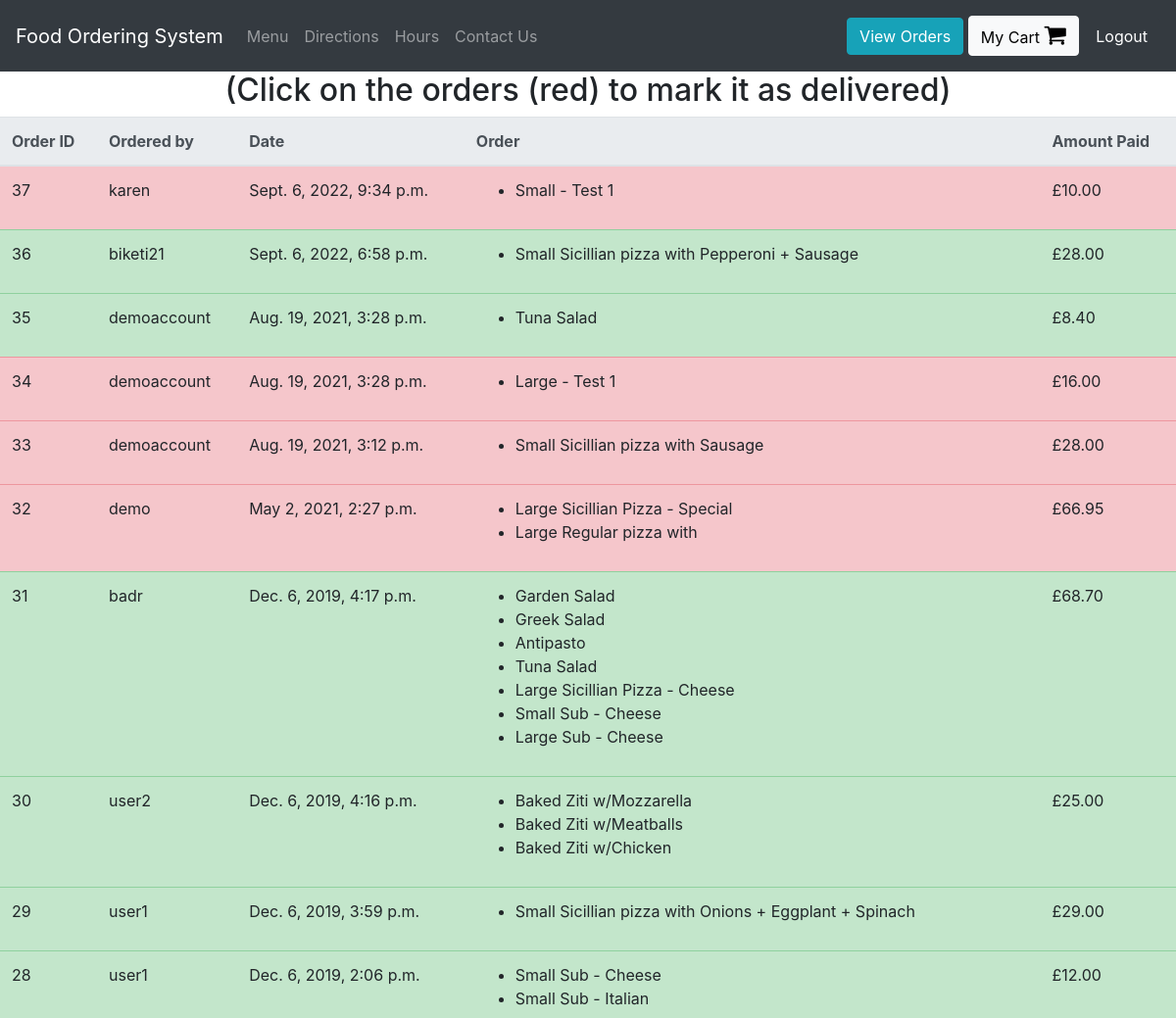
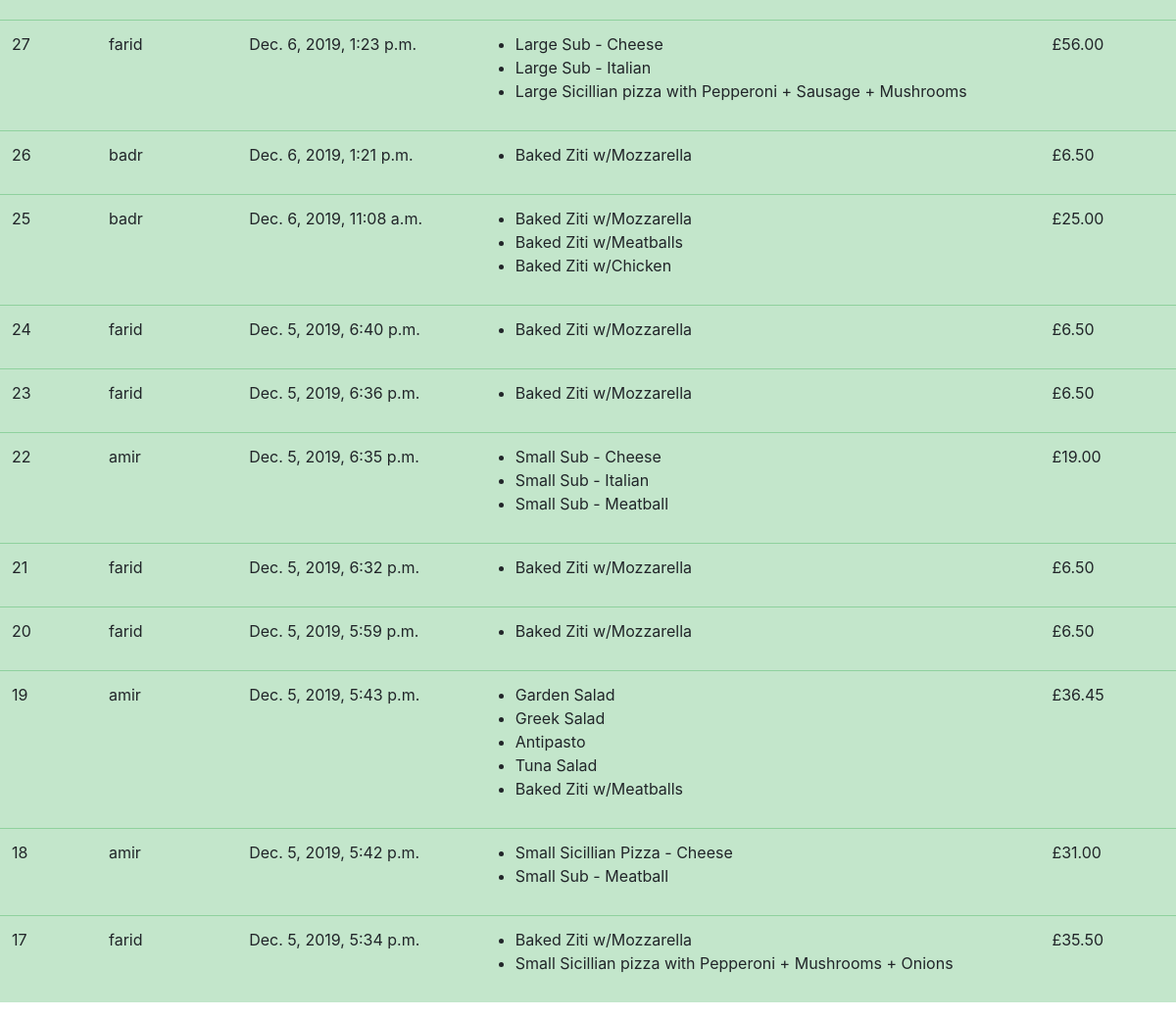
Page /view-orders (signed in) on the committed database (2 pictures, top to bottom).
### orders/models.py (models this page shows, shortened)
class UserOrder(models.Model):
    username = models.CharField(max_length=200) #who placed the order
    order = models.TextField() #this will be a string representation of the cart from localStorage
    price = models.DecimalField(max_digits=6, decimal_places=2) #how much was the order
    time_of_order  = models.DateTimeField(default=datetime.now, blank=True)
    delivered = models.BooleanField()

### orders/views.py (the view)
# urls.py: path("view-orders", views.view_orders, name="view_orders"),
def view_orders(request):
    if request.user.is_superuser:
        rows = UserOrder.objects.all().order_by('-time_of_order')
        return render(request, "orders/orders.html", context = {"rows":rows})
    else:
        rows = UserOrder.objects.all().filter(username = request.user.username).order_by('-time_of_order')
        return render(request, "orders/orders.html", context = {"rows":rows})

### orders/templatetags/custom_tags.py (called while the page is built)
@register.filter(name="format_cart")
def format_cart(value):
    return value[1:-1].split(",")

@register.filter(name="format_cart_item")
def format_cart_item(value):
    return value.replace("'","")

### orders/templates/orders/orders.html
{% extends 'orders/header.html' %}
{% load custom_tags %}
{% block content %}
<div class="container-fluid">
  <div class="row justify-content-center">
    {% if user.is_superuser %}
      <h2>(Click on the orders (red) to mark it as delivered)</h2>
    {% else %}
      <h2> Orders by: {{user.get_username}} </h2>
    {% endif %}
    <table class="table">
        <thead class="thead-light">
        <tr>
          <th scope="col">Order ID</th>
          <th scope="col">Ordered by</th>
          <th scope="col">Date</th>
          <th scope="col">Order</th>
          <th scope="col">Amount Paid</th>
        </tr>
        </thead>
        <tbody id = "orders_table">
          {% for row in rows %}
          {% if row.delivered %}
            <tr class="table-success">
          {% else %}
            <tr class="table-danger mark-as-complete">
          {% endif %}
              <td>{{row.id}}</td>
              <td>{{row.username}}</td>
              <td>{{row.time_of_order}}</td>
              <td >
                <ul>
                  {% for item in row.order|format_cart %}
                    <li>{{item|format_cart_item}}</li>
                  {% endfor %}
                </ul>
              </td>
              <td>£{{row.price}}</td>
            </tr>
          {% endfor %}
        </tbody>
    </table>
  </div>
</div>
{% endblock %}

### rows in the picture
UserOrder: id "37", username "karen", time_of_order "Sept. 6, 2022, 9:34 p.m.", order "Small - Test 1", price "10.00"
UserOrder: id "36", username "biketi21", time_of_order "Sept. 6, 2022, 6:58 p.m.", order "Small Sicillian pizza with Pepperoni + Sausage", price "28.00"
UserOrder: id "35", username "demoaccount", time_of_order "Aug. 19, 2021, 3:28 p.m.", order "Tuna Salad", price "8.40"
UserOrder: id "34", username "demoaccount", time_of_order "Aug. 19, 2021, 3:28 p.m.", order "Large - Test 1", price "16.00"
UserOrder: id "33", username "demoaccount", time_of_order "Aug. 19, 2021, 3:12 p.m.", order "Small Sicillian pizza with Sausage", price "28.00"
UserOrder: id "32", username "demo", time_of_order "May 2, 2021, 2:27 p.m.", order "Large Sicillian Pizza - Special" "Large Regular pizza with", price "66.95"
UserOrder: id "31", username "badr", time_of_order "Dec. 6, 2019, 4:17 p.m.", order "Garden Salad" "Greek Salad" "Antipasto" "Tuna Salad" "Large Sicillian Pizza - Cheese" "Small Sub - Cheese" "Large Sub - Cheese", price "68.70"
UserOrder: id "30", username "user2", time_of_order "Dec. 6, 2019, 4:16 p.m.", order "Baked Ziti w/Mozzarella" "Baked Ziti w/Meatballs" "Baked Ziti w/Chicken", price "25.00"
UserOrder: id "29", username "user1", time_of_order "Dec. 6, 2019, 3:59 p.m.", order "Small Sicillian pizza with Onions + Eggplant + Spinach", price "29.00"
UserOrder: id "28", username "user1", time_of_order "Dec. 6, 2019, 2:06 p.m.", order "Small Sub - Cheese" "Small Sub - Italian", price "12.00"
UserOrder: id "27", username "farid", time_of_order "Dec. 6, 2019, 1:23 p.m.", order "Large Sub - Cheese" "Large Sub - Italian" "Large Sicillian pizza with Pepperoni + Sausage + Mushrooms", price "56.00"
UserOrder: id "26", username "badr", time_of_order "Dec. 6, 2019, 1:21 p.m.", order "Baked Ziti w/Mozzarella", price "6.50"
UserOrder: id "25", username "badr", time_of_order "Dec. 6, 2019, 11:08 a.m.", order "Baked Ziti w/Mozzarella" "Baked Ziti w/Meatballs" "Baked Ziti w/Chicken", price "25.00"
UserOrder: id "24", username "farid", time_of_order "Dec. 5, 2019, 6:40 p.m.", order "Baked Ziti w/Mozzarella", price "6.50"
UserOrder: id "23", username "farid", time_of_order "Dec. 5, 2019, 6:36 p.m.", order "Baked Ziti w/Mozzarella", price "6.50"
UserOrder: id "22", username "amir", time_of_order "Dec. 5, 2019, 6:35 p.m.", order "Small Sub - Cheese" "Small Sub - Italian" "Small Sub - Meatball", price "19.00"
UserOrder: id "21", username "farid", time_of_order "Dec. 5, 2019, 6:32 p.m.", order "Baked Ziti w/Mozzarella", price "6.50"
UserOrder: id "20", username "farid", time_of_order "Dec. 5, 2019, 5:59 p.m.", order "Baked Ziti w/Mozzarella", price "6.50"
UserOrder: id "19", username "amir", time_of_order "Dec. 5, 2019, 5:43 p.m.", order "Garden Salad" "Greek Salad" "Antipasto" "Tuna Salad" "Baked Ziti w/Meatballs", price "36.45"
UserOrder: id "18", username "amir", time_of_order "Dec. 5, 2019, 5:42 p.m.", order "Small Sicillian Pizza - Cheese" "Small Sub - Meatball", price "31.00"
UserOrder: id "17", username "farid", time_of_order "Dec. 5, 2019, 5:34 p.m.", order "Baked Ziti w/Mozzarella" "Small Sicillian pizza with Pepperoni + Mushrooms + Onions", price "35.50"
